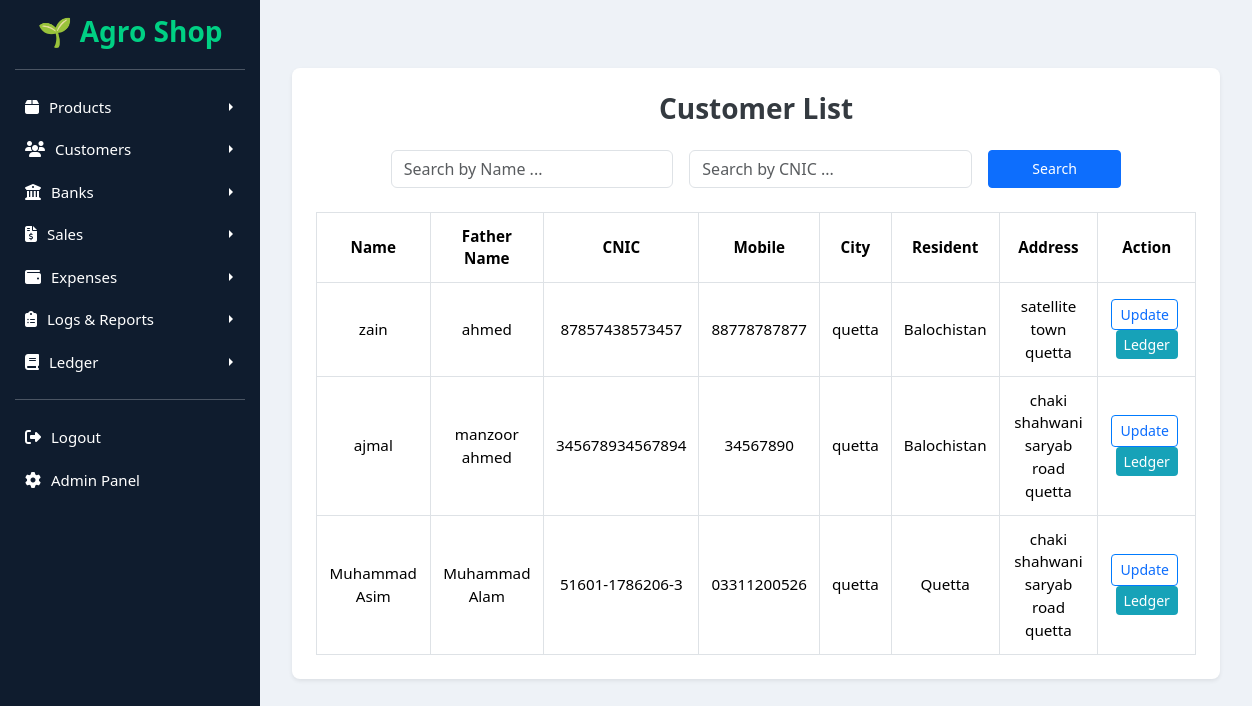
The app's page /customers/list/, older data.
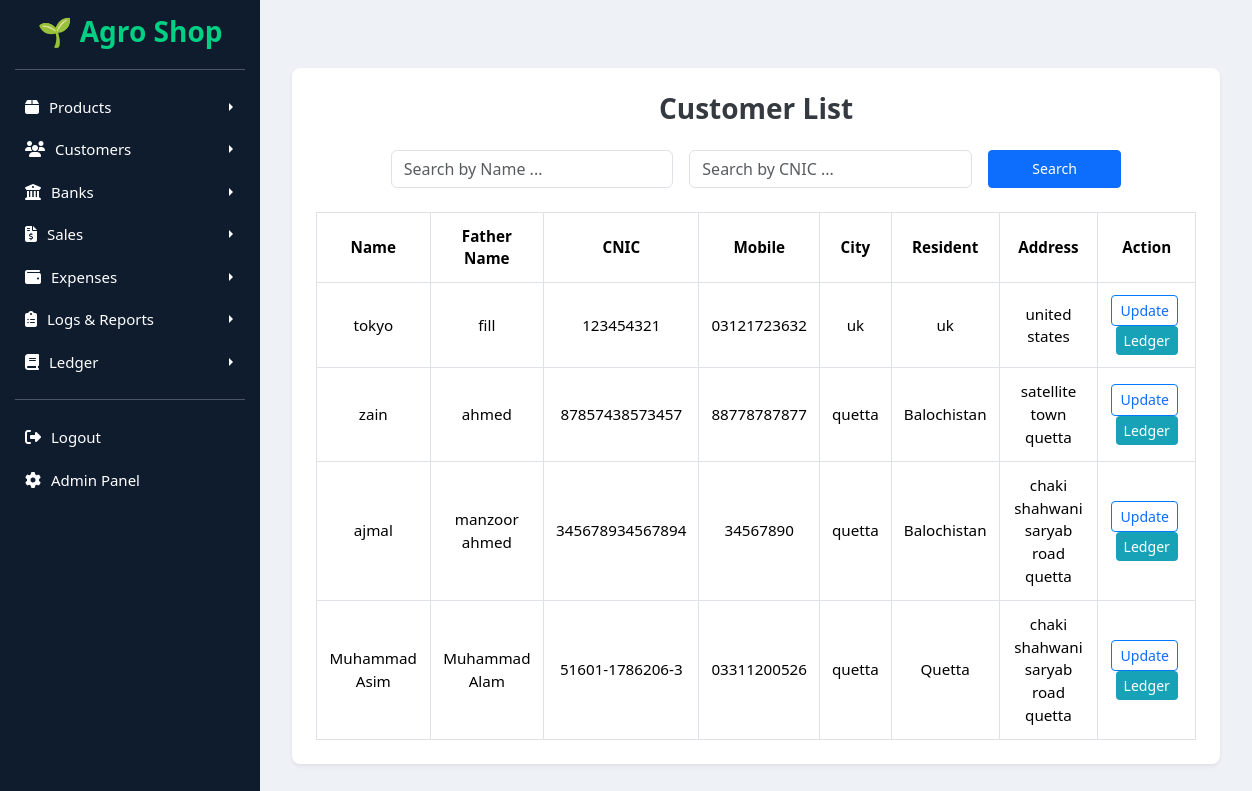
The same page, newer data.
### customers/models.py (models this page shows, shortened)
class Customer(models.Model):
    name = models.CharField(max_length=100, null=True, blank=True)
    father_name = models.CharField(max_length=100, null=True, blank=True)
    cnic = models.CharField(max_length=15, null=True, blank=True, unique=True)
    mobile = models.CharField(max_length=15, null=True, blank=True)
    email = models.EmailField(blank=True, null=True)
    city = models.CharField(max_length=50, null=True, blank=True)
    resident = models.CharField(max_length=50, null=True, blank=True)
    address = models.TextField(null=True, blank=True)

### customers/views.py (the view)
# urls.py: path("list/", views.list_customers, name="list_customers"),
def list_customers(request):
    customers = Customer.objects.all().order_by('-id')  # newest first
    return render(request, 'customers/list_customers.html', {'customers': customers})

### templates/customers/list_customers.html (shortened to what this page needs)
{% extends "base.html" %}
{% block content %}
<div class="container my-5">
  <div class="card shadow-sm border-0">
    <div class="card-body p-4">
      <h3 class="text-center fw-bold mb-4">Customer List</h3>
      <form method="get" class="row g-3 justify-content-center mb-4">
        <div class="col-md-4 col-sm-6">
          <input type="text" name="name" class="form-control" placeholder="Search by Name ..." value="{{ request.GET.name }}">
        </div>
        <div class="col-md-4 col-sm-6">
          <input type="text" name="cnic" class="form-control" placeholder="Search by CNIC ..." value="{{ request.GET.cnic }}">
        </div>
        <div class="col-md-2 col-sm-6 d-grid">
          <button type="submit" class="btn btn-primary">Search</button>
        </div>
      </form>
      {% if customers %}
      <div class="table-responsive">
        <table class="table table-bordered align-middle text-center mb-0">
          <thead style="background-color: #f8f9fa;">
            <tr>
              <th class="fw-semibold">Name</th>
              <th class="fw-semibold">Father Name</th>
              <th class="fw-semibold">CNIC</th>
              <th class="fw-semibold">Mobile</th>
              <th class="fw-semibold">City</th>
              <th class="fw-semibold">Resident</th>
              <th class="fw-semibold">Address</th>
              <th class="fw-semibold">Action</th>
            </tr>
          </thead>
          <tbody>
            {% for customer in customers %}
            <tr>
              <td>{{ customer.name }}</td>
              <td>{{ customer.father_name }}</td>
              <td>{{ customer.cnic }}</td>
              <td>{{ customer.mobile }}</td>
              <td>{{ customer.city }}</td>
              <td>{{ customer.resident }}</td>
              <td class="text-wrap">{{ customer.address }}</td>
              <td>
                <a href="{% url 'customers:update_customer' customer.id %}" class="btn btn-outline-primary btn-sm me-1">Update</a>
                <a href="{% url 'ledger:add_ledger' %}?customer={{ customer.id }}" class="btn btn-info btn-sm text-white">Ledger</a>
              </td>
            </tr>
            {% endfor %}
          </tbody>
        </table>
      </div>
      {% else %}
      <div class="alert alert-info text-center mt-4">No customers found.</div>
      {% endif %}
    </div>
  </div>
</div>
{% endblock %}

Row changes from the older to the newer data that the page shows:
added Customer: name "tokyo", father_name "fill", cnic "123454321", mobile "03121723632", city "uk", resident "uk", address "united states"
